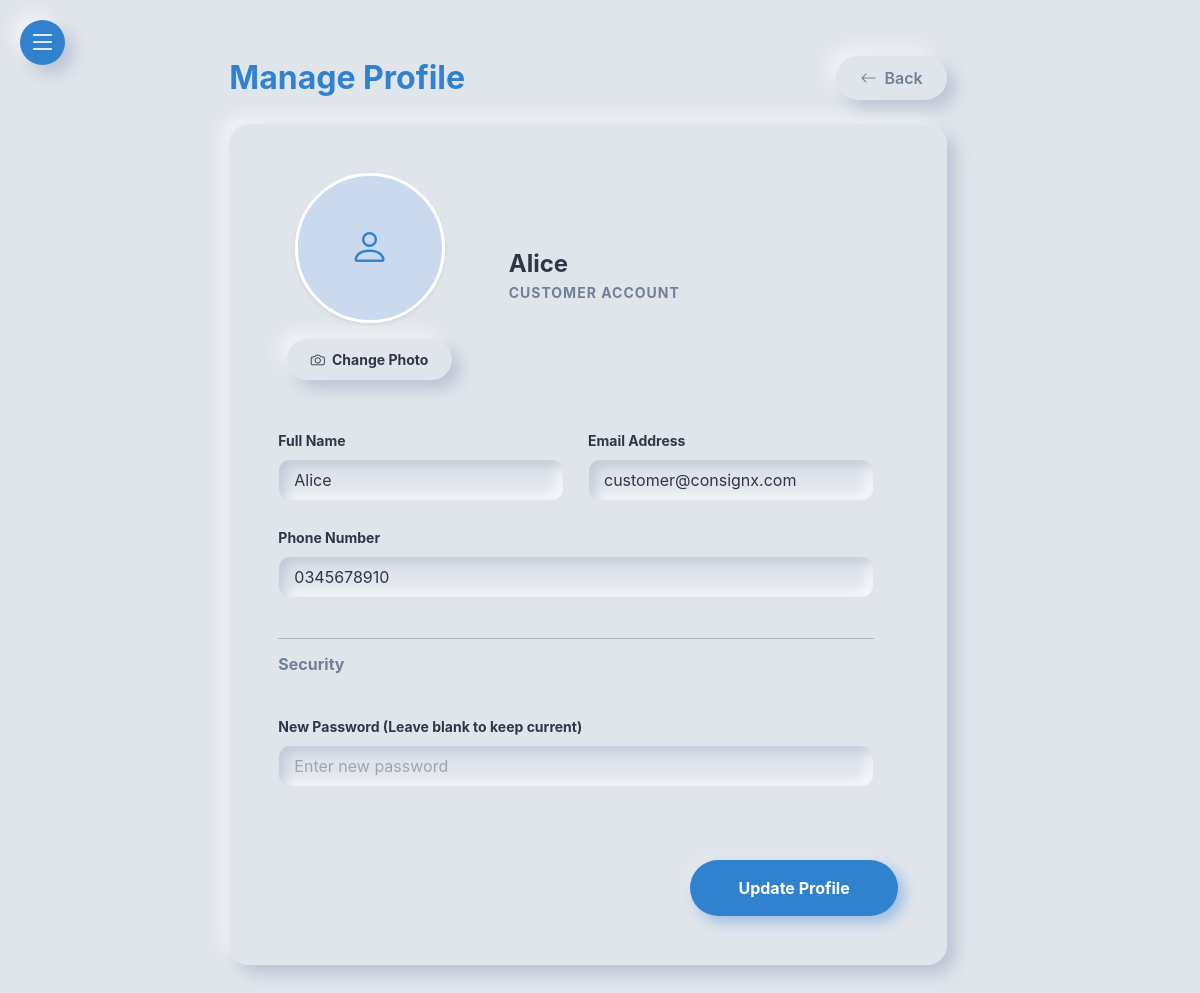
/shared/profile.php (signed in), run on the app's committed database.
### tables this page shows
CREATE TABLE `customers` (
  `id` int(11) NOT NULL,
  `name` varchar(100) NOT NULL,
  `email` varchar(100) NOT NULL,
  `phone` varchar(20) NOT NULL,
  `password_hash` varchar(255) NOT NULL,
  `created_at` timestamp NOT NULL DEFAULT current_timestamp(),
  `profile_image` varchar(255) DEFAULT NULL
);

### includes/middleware.php (called while the page is built, shortened)
<?php
function current_user_role()
{
    return $_SESSION['user_role'] ?? null;
}
?>

### includes/functions.php (called while the page is built, shortened)
<?php
function escape($string)
{
    return htmlspecialchars($string, ENT_QUOTES, 'UTF-8');
}
?>

### shared/profile.php (the view, shortened to what this page needs)
<?php
require_once '../includes/middleware.php';
require_once '../includes/functions.php';
require_once '../includes/auth.php';
$user_id = current_user_id();
$role = current_user_role();
$table = '';
if ($role === 'admin') $table = 'admins';
elseif ($role === 'agent') $table = 'agents';
elseif ($role === 'customer') $table = 'customers';
try {
    $pdo->exec("ALTER TABLE $table ADD COLUMN IF NOT EXISTS profile_image VARCHAR(255) DEFAULT NULL");
    $stmt = $pdo->prepare("SELECT * FROM $table WHERE id = ?");
    $stmt->execute([$user_id]);
    $user = $stmt->fetch();
} catch (PDOException $e) {
    die("Error loading profile: " . $e->getMessage());
}
$back_link = ($role === 'admin') ? '../admin/dashboard.php' : (($role === 'agent') ? '../agent/dashboard.php' : '../customer/dashboard.php');
?>
<!DOCTYPE html>
<html lang="en">
<head>
    <link href="https://cdn.jsdelivr.net/npm/bootstrap@5.3.0/dist/css/bootstrap.min.css" rel="stylesheet">
    <link rel="stylesheet" href="https://cdn.jsdelivr.net/npm/bootstrap-icons@1.11.1/font/bootstrap-icons.css">
    <link rel="stylesheet" href="../assets/css/style.css">
    <link rel="stylesheet" href="../assets/css/neumorphism.css">
</head>
<body class="neumorphic-bg">
    <div class="admin-wrapper">
        <?php
        require_once '../includes/sidebar.php';
        ?>
        <main class="main-content">
            <div class="container-fluid py-4">
                <div class="row justify-content-center">
                    <div class="col-lg-8">
                        <div class="d-flex justify-content-between align-items-center mb-4">
                            <h2 class="fw-bold text-primary mb-0">Manage Profile</h2>
                            <a href="<?= $back_link ?>" class="btn neumorphic-btn text-muted"><i class="bi bi-arrow-left me-1"></i> Back</a>
                        </div>
                        <div class="neumorphic-card p-4 p-md-5">
                            <form method="POST" enctype="multipart/form-data">
                                <div class="row g-4 align-items-center mb-5">
                                    <div class="col-md-4 text-center">
                                        <div class="profile-img-wrapper mx-auto mb-3" style="width: 150px; height: 150px;">
                                            <?php if (!empty($user['profile_image'])): ?>
                                                <img src="../assets/uploads/profiles/<?= escape($user['profile_image']) ?>"
                                                     alt="Profile" class="w-100 h-100 object-fit-cover rounded-circle shadow-sm border border-3 border-white">
                                            <?php else: ?>
                                                <div class="w-100 h-100 rounded-circle bg-primary bg-opacity-10 d-flex align-items-center justify-content-center text-primary border border-3 border-white shadow-sm">
                                                    <i class="bi bi-person fs-1"></i>
                                                </div>
                                            <?php endif; ?>
                                        </div>
                                        <label class="btn btn-sm neumorphic-btn btn-outline-primary fw-bold">
                                            <i class="bi bi-camera me-1"></i> Change Photo
                                        </label>
                                    </div>
                                    <div class="col-md-8">
                                        <div class="ps-md-4">
                                            <h4 class="fw-bold mb-1"><?= escape($user['username'] ?? $user['name']) ?></h4>
                                            <p class="text-muted mb-0 small text-uppercase fw-bold letter-spacing-1"><?= ucfirst($role) ?> Account</p>
                                        </div>
                                    </div>
                                </div>
                                <div class="row g-4">
                                    <div class="col-md-6">
                                        <label class="form-label small fw-bold"><?= ($role === 'admin') ? 'Username' : 'Full Name' ?></label>
                                        <input type="text" name="name" class="form-control neumorphic-input py-2"
                                            value="<?= escape($user['username'] ?? $user['name']) ?>" required>
                                    </div>
                                    <div class="col-md-6">
                                        <label class="form-label small fw-bold">Email Address</label>
                                        <input type="email" name="email" class="form-control neumorphic-input py-2"
                                            value="<?= escape($user['email']) ?>" required>
                                    </div>
                                    <?php if ($role !== 'admin'): ?>
                                    <div class="col-md-12">
                                        <label class="form-label small fw-bold">Phone Number</label>
                                        <input type="text" name="phone" class="form-control neumorphic-input py-2"
                                            value="<?= escape($user['phone']) ?>" required>
                                    </div>
                                    <?php endif; ?>
                                    <div class="col-12">
                                        <hr class="my-3 opacity-10">
                                        <h6 class="fw-bold text-muted mb-3">Security</h6>
                                    </div>
                                    <div class="col-md-12">
                                        <label class="form-label small fw-bold">New Password (Leave blank to keep current)</label>
                                        <input type="password" name="new_password" class="form-control neumorphic-input py-2"
                                            placeholder="Enter new password">
                                    </div>
                                </div>
                                <div class="mt-5 text-end border-top pt-4">
                                    <button type="submit" class="btn neumorphic-btn btn-primary fw-bold px-5 py-3">Update Profile</button>
                                </div>
                            </form>
                        </div>
                    </div>
                </div>
            </div>
        </main>
    </div>
</body>
</html>

### assets/css/style.css (style rules this page uses)
:root { --bg-color: #e0e5ec; --text-primary: #2d3748; --text-muted: #718096; --primary-color: #3182ce; --primary-hover: #2b6cb0; --shadow-light-up: 9px 9px 16px rgba(163, 177, 198, 0.6), -9px -9px 16px rgba(255, 255, 255, 0.5); --shadow-light-in: inset 6px 6px 12px rgba(163, 177, 198, 0.5), inset -6px -6px 12px rgba(255, 255, 255, 0.8); --shadow-hover: 4px 4px 8px rgba(163, 177, 198, 0.6), -4px -4px 8px rgba(255, 255, 255, 0.5); --placeholder-color: rgba(0, 0, 0, 0.4); --border-radius-card: 20px; --border-radius-input: 12px; --border-radius-btn: 30px; }
body { background-color: var(--bg-color); color: var(--text-primary); font-family: 'Inter', -apple-system, BlinkMacSystemFont, 'Segoe UI', Roboto, Oxygen, Ubuntu, Cantarell, sans-serif; transition: background-color 0.3s ease, color 0.3s ease; }
.text-primary { color: var(--primary-color) !important; }
.text-muted { color: var(--text-muted) !important; }
.form-control, .form-select { border: none; box-shadow: none; background-color: transparent; }
.btn-primary { background-color: var(--primary-color); border: none; padding: 10px 24px; border-radius: var(--border-radius-btn); }
.admin-wrapper { display: flex; min-height: 100vh; background-color: var(--bg-color); position: relative; overflow-x: hidden; }
.main-content { flex-grow: 1; padding: 2.5rem; margin-left: 0 !important; width: 100% !important; transition: all 0.3s ease; min-height: 100vh; padding-top: 5rem; }
a { transition: color 0.2s ease-in-out; }
html, body { overflow-x: hidden; width: 100%; }
.container, .container-fluid, .row { max-width: 100%; }
html { font-size: clamp(12px, 2vw, 16px); }
body, p, a, span, div, h1, h2, h3, h4, h5, h6, label { word-break: break-word; }
.btn, .btn-track, .btn-back, .neumorphic-btn, .nav-link { white-space: nowrap !important; }

### assets/css/neumorphism.css (style rules this page uses)
.neumorphic-card { background: var(--bg-color); border-radius: var(--border-radius-card); box-shadow: var(--shadow-light-up); border: 1px solid rgba(255, 255, 255, 0.1); transition: all 0.3s ease; }
.neumorphic-inset, .neumorphic-input { background: var(--bg-color); border-radius: var(--border-radius-input); box-shadow: var(--shadow-light-in); border: 1px solid transparent; padding: 10px 15px; color: var(--text-primary); transition: all 0.3s ease; }
.neumorphic-input::placeholder { color: var(--placeholder-color); opacity: 0.7; }
.neumorphic-btn { background: var(--bg-color); border-radius: var(--border-radius-btn); box-shadow: var(--shadow-light-up); color: var(--text-primary); font-weight: 600; transition: all 0.2s ease-in-out; border: none; padding: 10px 24px; }
.neumorphic-btn.btn-primary { background: var(--primary-color); color: #ffffff; box-shadow: 6px 6px 14px rgba(49, 130, 206, 0.4), -6px -6px 14px rgba(255, 255, 255, 0.2); }
.main-content { padding: 2rem; }
.neumorphic-card { padding: 1.5rem; margin-bottom: 2rem; }
.letter-spacing-1 { letter-spacing: 1px; }

### data on the page
customers: name "Alice", email "customer@consignx.com", phone "0345678910"

### other printed values
$role "CUSTOMER"
